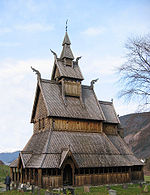
#> input picture nt_toolbox/data/EgliseBoisDeboutNorvege2.jpg, 150 x 195 px
$ python -i signal.py   (imports and definitions only)
#> lines starting #> are read from the running program, lines starting #| are printed output that depends on the picture
### nt_toolbox/general.py
import numpy as np
import pylab
import matplotlib.image as mpimg
import matplotlib.pyplot as plt
from scipy import ndimage
# TODO: try to not make use of transform.resize
from skimage import transform


# [51 lines left out: functions crop, circshift, circshift1d, clamp, not called in this run]

def rescale(f,a=0,b=1):
    """
        Rescale linearly the dynamic of a vector to fit within a range [a,b]
    """
    v = f.max() - f.min()
    g = (f - f.min()).copy()
    if v > 0:
        g = g / v
    return a + g*(b-a)

# [5 lines left out: function reverse, not called in this run]

### nt_toolbox/signal.py
import numpy as np
import pylab
import matplotlib.image as mpimg
import matplotlib.pyplot as plt
from scipy import ndimage
# TODO: try to not make use of transform.resize
from skimage import transform
from . import general as nt

#from nt_toolbox.general import *

# [93 lines left out: functions bilinear_interpolate, cconv, div, gaussian_blur, grad, imageplot, not called in this run]

def load_image(name, n=-1, flatten=1, resc=1, grayscale=1, square=True):
    """
        Load an image from a file, rescale its dynamic to [0,1], turn it into a grayscale image
        and resize it to size n x n.
    """
#> called with name = 'data/EgliseBoisDeboutNorvege2.jpg', n = -1, flatten = 1, resc = 1, grayscale = 1, square = True
    f = plt.imread(name)
#> f is the input picture: shape (195, 150, 3); mean R, G, B 155.8, 160.1, 165.1
    # turn into normalized grayscale image
    if grayscale == 1:
        if (flatten==1) and np.ndim(f)>2:
            f = np.sum(f, axis=2)
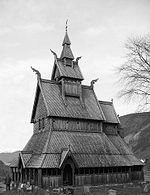
#> f: shape (195, 150) uint64; min 0, max 765, mean 481; drawn with min black and max white
    if resc==1:
        f = nt.rescale(f)
#> in rescale, `v = f.max() - f.min()`: v = 765
    # change the size of the image
    if n > 0:
        if square:
            if np.ndim(f)==2:
                f = transform.resize(f, [n, n], 1)
            elif np.ndim(f)==3:
                f = transform.resize(f, [n, n, f.shape[2]], 1)
                f = nt.rescale(f)
        if not square:
            if np.ndim(f)==2:
                f = transform.resize(f, [int((f.shape[0]*n)/f.shape[1]), n], 1)
            elif np.ndim(f)==3:
                f = transform.resize(f, [int((f.shape[0]*n)/f.shape[1]), n, f.shape[2]], 1)
                f = nt.rescale(f)
    return f

# [190 lines left out: functions perform_wavortho_transf, plot_wavelet, psnr, snr, subsampling, upsampling and 1 more, not called in this run]

>>> result = load_image('data/EgliseBoisDeboutNorvege2.jpg')
